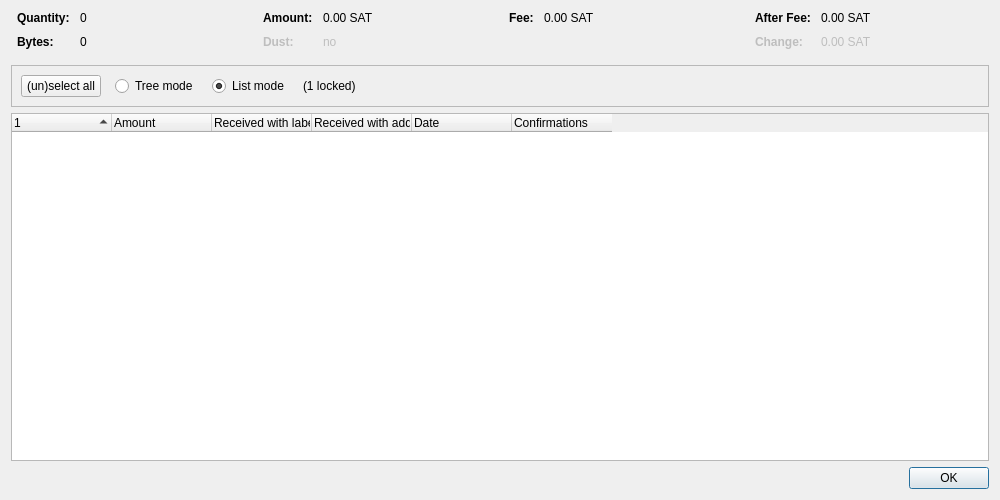
<?xml version="1.0" encoding="UTF-8"?>
<ui version="4.0">
 <class>CoinControlDialog</class>
 <widget class="QDialog" name="CoinControlDialog">
  <property name="geometry">
   <rect>
    <x>0</x>
    <y>0</y>
    <width>1000</width>
    <height>500</height>
   </rect>
  </property>
  <property name="windowTitle">
   <string>Coin Selection</string>
  </property>
  <layout class="QVBoxLayout" name="verticalLayout">
   <item>
    <layout class="QHBoxLayout" name="horizontalLayoutTop" stretch="0,0,0,0">
     <property name="topMargin">
      <number>0</number>
     </property>
     <property name="bottomMargin">
      <number>10</number>
     </property>
     <item>
      <layout class="QFormLayout" name="formLayoutCoinControl1">
       <property name="horizontalSpacing">
        <number>10</number>
       </property>
       <property name="verticalSpacing">
        <number>10</number>
       </property>
       <property name="leftMargin">
        <number>6</number>
       </property>
       <property name="rightMargin">
        <number>6</number>
       </property>
       <item row="0" column="0">
        <widget class="QLabel" name="labelCoinControlQuantityText">
         <property name="font">
          <font>
           <weight>75</weight>
           <bold>true</bold>
          </font>
         </property>
         <property name="text">
          <string>Quantity:</string>
         </property>
        </widget>
       </item>
       <item row="0" column="1">
        <widget class="QLabel" name="labelCoinControlQuantity">
         <property name="cursor">
          <cursorShape>IBeamCursor</cursorShape>
         </property>
         <property name="contextMenuPolicy">
          <enum>Qt::ActionsContextMenu</enum>
         </property>
         <property name="text">
          <string notr="true">0</string>
         </property>
         <property name="textInteractionFlags">
          <set>Qt::LinksAccessibleByMouse|Qt::TextSelectableByKeyboard|Qt::TextSelectableByMouse</set>
         </property>
        </widget>
       </item>
       <item row="1" column="0">
        <widget class="QLabel" name="labelCoinControlBytesText">
         <property name="font">
          <font>
           <weight>75</weight>
           <bold>true</bold>
          </font>
         </property>
         <property name="text">
          <string>Bytes:</string>
         </property>
        </widget>
       </item>
       <item row="1" column="1">
        <widget class="QLabel" name="labelCoinControlBytes">
         <property name="cursor">
          <cursorShape>IBeamCursor</cursorShape>
         </property>
         <property name="contextMenuPolicy">
          <enum>Qt::ActionsContextMenu</enum>
         </property>
         <property name="text">
          <string notr="true">0</string>
         </property>
         <property name="textInteractionFlags">
          <set>Qt::LinksAccessibleByMouse|Qt::TextSelectableByKeyboard|Qt::TextSelectableByMouse</set>
         </property>
        </widget>
       </item>
      </layout>
     </item>
     <item>
      <layout class="QFormLayout" name="formLayoutCoinControl2">
       <property name="horizontalSpacing">
        <number>10</number>
       </property>
       <property name="verticalSpacing">
        <number>10</number>
       </property>
       <property name="leftMargin">
        <number>6</number>
       </property>
       <property name="rightMargin">
        <number>6</number>
       </property>
       <item row="0" column="0">
        <widget class="QLabel" name="labelCoinControlAmountText">
         <property name="font">
          <font>
           <weight>75</weight>
           <bold>true</bold>
          </font>
         </property>
         <property name="text">
          <string>Amount:</string>
         </property>
        </widget>
       </item>
       <item row="0" column="1">
        <widget class="QLabel" name="labelCoinControlAmount">
         <property name="cursor">
          <cursorShape>IBeamCursor</cursorShape>
         </property>
         <property name="contextMenuPolicy">
          <enum>Qt::ActionsContextMenu</enum>
         </property>
         <property name="text">
          <string notr="true">0.00 SAT</string>
         </property>
         <property name="textInteractionFlags">
          <set>Qt::LinksAccessibleByMouse|Qt::TextSelectableByKeyboard|Qt::TextSelectableByMouse</set>
         </property>
        </widget>
       </item>
       <item row="1" column="0">
        <widget class="QLabel" name="labelCoinControlLowOutputText">
         <property name="enabled">
          <bool>false</bool>
         </property>
         <property name="font">
          <font>
           <weight>75</weight>
           <bold>true</bold>
          </font>
         </property>
         <property name="text">
          <string>Dust:</string>
         </property>
        </widget>
       </item>
       <item row="1" column="1">
        <widget class="QLabel" name="labelCoinControlLowOutput">
         <property name="enabled">
          <bool>false</bool>
         </property>
         <property name="cursor">
          <cursorShape>IBeamCursor</cursorShape>
         </property>
         <property name="contextMenuPolicy">
          <enum>Qt::ActionsContextMenu</enum>
         </property>
         <property name="text">
          <string notr="true">no</string>
         </property>
         <property name="textInteractionFlags">
          <set>Qt::LinksAccessibleByMouse|Qt::TextSelectableByKeyboard|Qt::TextSelectableByMouse</set>
         </property>
        </widget>
       </item>
      </layout>
     </item>
     <item>
      <layout class="QFormLayout" name="formLayoutCoinControl3">
       <property name="horizontalSpacing">
        <number>10</number>
       </property>
       <property name="verticalSpacing">
        <number>10</number>
       </property>
       <property name="leftMargin">
        <number>6</number>
       </property>
       <property name="rightMargin">
        <number>6</number>
       </property>
       <item row="0" column="0">
        <widget class="QLabel" name="labelCoinControlFeeText">
         <property name="font">
          <font>
           <weight>75</weight>
           <bold>true</bold>
          </font>
         </property>
         <property name="text">
          <string>Fee:</string>
         </property>
        </widget>
       </item>
       <item row="0" column="1">
        <widget class="QLabel" name="labelCoinControlFee">
         <property name="cursor">
          <cursorShape>IBeamCursor</cursorShape>
         </property>
         <property name="contextMenuPolicy">
          <enum>Qt::ActionsContextMenu</enum>
         </property>
         <property name="text">
          <string notr="true">0.00 SAT</string>
         </property>
         <property name="textInteractionFlags">
          <set>Qt::LinksAccessibleByMouse|Qt::TextSelectableByKeyboard|Qt::TextSelectableByMouse</set>
         </property>
        </widget>
       </item>
      </layout>
     </item>
     <item>
      <layout class="QFormLayout" name="formLayoutCoinControl4">
       <property name="horizontalSpacing">
        <number>10</number>
       </property>
       <property name="verticalSpacing">
        <number>10</number>
       </property>
       <property name="leftMargin">
        <number>6</number>
       </property>
       <property name="rightMargin">
        <number>6</number>
       </property>
       <item row="0" column="0">
        <widget class="QLabel" name="labelCoinControlAfterFeeText">
         <property name="font">
          <font>
           <weight>75</weight>
           <bold>true</bold>
          </font>
         </property>
         <property name="text">
          <string>After Fee:</string>
         </property>
        </widget>
       </item>
       <item row="0" column="1">
        <widget class="QLabel" name="labelCoinControlAfterFee">
         <property name="cursor">
          <cursorShape>IBeamCursor</cursorShape>
         </property>
         <property name="contextMenuPolicy">
          <enum>Qt::ActionsContextMenu</enum>
         </property>
         <property name="text">
          <string notr="true">0.00 SAT</string>
         </property>
         <property name="textInteractionFlags">
          <set>Qt::LinksAccessibleByMouse|Qt::TextSelectableByKeyboard|Qt::TextSelectableByMouse</set>
         </property>
        </widget>
       </item>
       <item row="1" column="0">
        <widget class="QLabel" name="labelCoinControlChangeText">
         <property name="enabled">
          <bool>false</bool>
         </property>
         <property name="font">
          <font>
           <weight>75</weight>
           <bold>true</bold>
          </font>
         </property>
         <property name="text">
          <string>Change:</string>
         </property>
        </widget>
       </item>
       <item row="1" column="1">
        <widget class="QLabel" name="labelCoinControlChange">
         <property name="enabled">
          <bool>false</bool>
         </property>
         <property name="cursor">
          <cursorShape>IBeamCursor</cursorShape>
         </property>
         <property name="contextMenuPolicy">
          <enum>Qt::ActionsContextMenu</enum>
         </property>
         <property name="text">
          <string notr="true">0.00 SAT</string>
         </property>
         <property name="textInteractionFlags">
          <set>Qt::LinksAccessibleByMouse|Qt::TextSelectableByKeyboard|Qt::TextSelectableByMouse</set>
         </property>
        </widget>
       </item>
      </layout>
     </item>
    </layout>
   </item>
   <item>
    <widget class="QFrame" name="frame">
     <property name="minimumSize">
      <size>
       <width>0</width>
       <height>40</height>
      </size>
     </property>
     <property name="frameShape">
      <enum>QFrame::StyledPanel</enum>
     </property>
     <property name="frameShadow">
      <enum>QFrame::Sunken</enum>
     </property>
     <layout class="QHBoxLayout" name="horizontalLayout">
      <item>
       <layout class="QHBoxLayout" name="horizontalLayoutPanel" stretch="0,0,0,0,0">
        <property name="spacing">
         <number>14</number>
        </property>
        <item>
         <widget class="QPushButton" name="pushButtonSelectAll">
          <property name="sizePolicy">
           <sizepolicy hsizetype="Maximum" vsizetype="Fixed">
            <horstretch>0</horstretch>
            <verstretch>0</verstretch>
           </sizepolicy>
          </property>
          <property name="text">
           <string>(un)select all</string>
          </property>
          <property name="autoDefault">
           <bool>false</bool>
          </property>
         </widget>
        </item>
        <item>
         <widget class="QRadioButton" name="radioTreeMode">
          <property name="sizePolicy">
           <sizepolicy hsizetype="Maximum" vsizetype="Fixed">
            <horstretch>0</horstretch>
            <verstretch>0</verstretch>
           </sizepolicy>
          </property>
          <property name="text">
           <string>Tree mode</string>
          </property>
         </widget>
        </item>
        <item>
         <widget class="QRadioButton" name="radioListMode">
          <property name="sizePolicy">
           <sizepolicy hsizetype="Maximum" vsizetype="Fixed">
            <horstretch>0</horstretch>
            <verstretch>0</verstretch>
           </sizepolicy>
          </property>
          <property name="text">
           <string>List mode</string>
          </property>
          <property name="checked">
           <bool>true</bool>
          </property>
         </widget>
        </item>
        <item>
         <widget class="QLabel" name="labelLocked">
          <property name="text">
           <string notr="true">(1 locked)</string>
          </property>
         </widget>
        </item>
        <item>
         <spacer name="horizontalSpacer">
          <property name="orientation">
           <enum>Qt::Horizontal</enum>
          </property>
          <property name="sizeHint" stdset="0">
           <size>
            <width>40</width>
            <height>20</height>
           </size>
          </property>
         </spacer>
        </item>
       </layout>
      </item>
     </layout>
    </widget>
   </item>
   <item>
    <widget class="CoinControlTreeWidget" name="treeWidget">
     <property name="contextMenuPolicy">
      <enum>Qt::CustomContextMenu</enum>
     </property>
     <property name="sortingEnabled">
      <bool>false</bool>
     </property>
     <property name="columnCount">
      <number>6</number>
     </property>
     <attribute name="headerShowSortIndicator" stdset="0">
      <bool>true</bool>
     </attribute>
     <attribute name="headerStretchLastSection">
      <bool>false</bool>
     </attribute>
     <column>
      <property name="text">
       <string/>
      </property>
     </column>
     <column>
      <property name="text">
       <string>Amount</string>
      </property>
     </column>
     <column>
      <property name="text">
       <string>Received with label</string>
      </property>
     </column>
     <column>
      <property name="text">
       <string>Received with address</string>
      </property>
     </column>
     <column>
      <property name="text">
       <string>Date</string>
      </property>
     </column>
     <column>
      <property name="text">
       <string>Confirmations</string>
      </property>
      <property name="toolTip">
       <string>Confirmed</string>
      </property>
     </column>
     <column>
      <property name="text">
       <string/>
      </property>
     </column>
     <column>
      <property name="text">
       <string/>
      </property>
     </column>
     <column>
      <property name="text">
       <string/>
      </property>
     </column>
     <column>
      <property name="text">
       <string/>
      </property>
     </column>
    </widget>
   </item>
   <item>
    <widget class="QDialogButtonBox" name="buttonBox">
     <property name="orientation">
      <enum>Qt::Horizontal</enum>
     </property>
     <property name="standardButtons">
      <set>QDialogButtonBox::Ok</set>
     </property>
    </widget>
   </item>
  </layout>
 </widget>
 <customwidgets>
  <customwidget>
   <class>CoinControlTreeWidget</class>
   <extends>QTreeWidget</extends>
   <header>qt/coincontroltreewidget.h</header>
  </customwidget>
 </customwidgets>
 <resources/>
 <connections/>
</ui>
